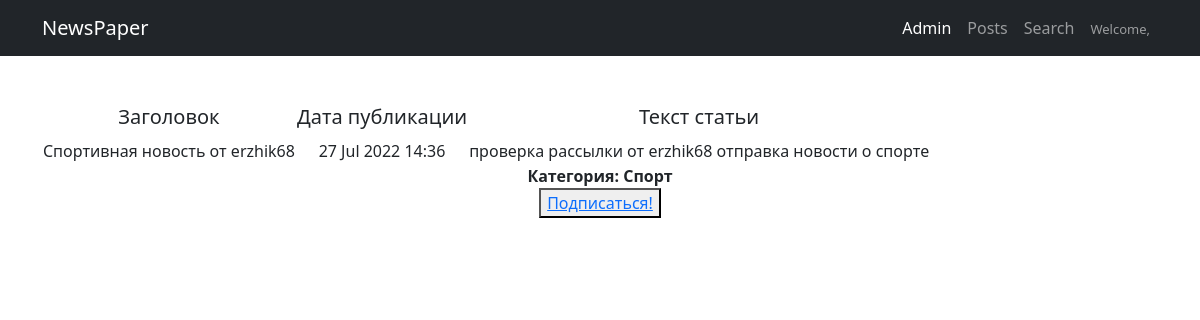
Page /posts/54/ on the committed database.
### newapp/models.py (models this page shows, shortened)
class Post(models.Model):
    NEWS = 'NW'
    ARTICLE = 'AT'
    TYPE_POST_CHOICES = [(NEWS, 'Новости'), (ARTICLE, 'Статья'),]
    post_type = models.CharField("Тип", max_length=2, choices=TYPE_POST_CHOICES, default=NEWS)
    post_author = models.ForeignKey(Author, on_delete=models.CASCADE, verbose_name="Имя автора")
    post_date_time = models.DateTimeField("Дата публикации (ГГГГ-ММ-ДД)", auto_now_add=True)
    post_category = models.ManyToManyField(Category, through='PostCategory', blank=False, verbose_name="Категория", related_name='posts')
    post_title = models.CharField("Заголовок", max_length=100)
    post_text = models.TextField("Текст")
    post_rating = models.IntegerField(default=0)

class Category(models.Model):
    category_name = models.CharField(max_length=20, unique=True)
    subscribers = models.ManyToManyField(User, through='Subscriber', blank=True)

### newapp/views.py (the view)
# urls.py: path('<int:pk>/', PostDetailView.as_view(), name='post_detail'), # Ссылка на детали поста
class PostDetailView(DetailView):
    model = Post
    template_name = 'newapp/post_detail.html'
    context_object_name = 'post'
    def get_context_data(self, **kwargs):
        context = super().get_context_data(**kwargs)
        for cat in context['post'].post_category.all():
            c = Category.objects.get(id=cat.id)
            context['is_not_subscribed'] = not c.subscribers.filter(username=self.request.user.username).exists()
        return context

### newapp/templatetags/custom_filters.py (called while the page is built)
@register.filter(name='censor')
def censor(value, arg):
    list_bad_words = ['черт', 'блин', 'капец', 'дерьмо', 'хрен', 'чёрт']
    value_edited = value
    value_final = ''
    for word in list_bad_words:
        value_edited = value_edited.lower()
        value_temp = value_edited.replace(word, arg * len(word))
        value_edited = value_temp
    for i in range(0, len(value)):
        if (value[i] != value_edited[i]) & (value_edited[i].isalpha()):
            temp = value_edited[i].upper()
            value_final += temp
        else:
            value_final += value_edited[i]
    return value_final

### templates/newapp/post_detail.html (shortened to what this page needs)
{% extends 'default.html' %}
{% load custom_filters %}
{% block content %}
<table>
    <thead>
        <th>
            <h5>Заголовок</h5>
        </th>
        <th>
            <h5>Дата публикации</h5>
        </th>
        <th>
            <h5>Текст статьи</h5>
        </th>
    </thead>
    <tr>
        <td>
            {{ post.post_title|censor:'*' }}
        </td>
        <td>
            {{ post.post_date_time|date:'d M Y H:i' }}
        </td>
        <td>
            {{ post.post_text|censor:'*' }}
        </td>
    </tr>
</table>
<label><b>Категория: </b></label>
{% for cat in post.post_category.all %}
    <b>{{ cat.category_name }}</b><br>
        {% if is_not_subscribed %}
            <button><a href="subscribe/"> Подписаться! </a> </button>
        {% endif %}
{% endfor %}
{% endblock content %}

### rows in the picture
Post: post_title|censor "Спортивная новость от erzhik68", post_date_time "27 Jul 2022 14:36", post_text|censor "проверка рассылки от erzhik68 отправка новости о спорте"
Category: category_name "Спорт"
